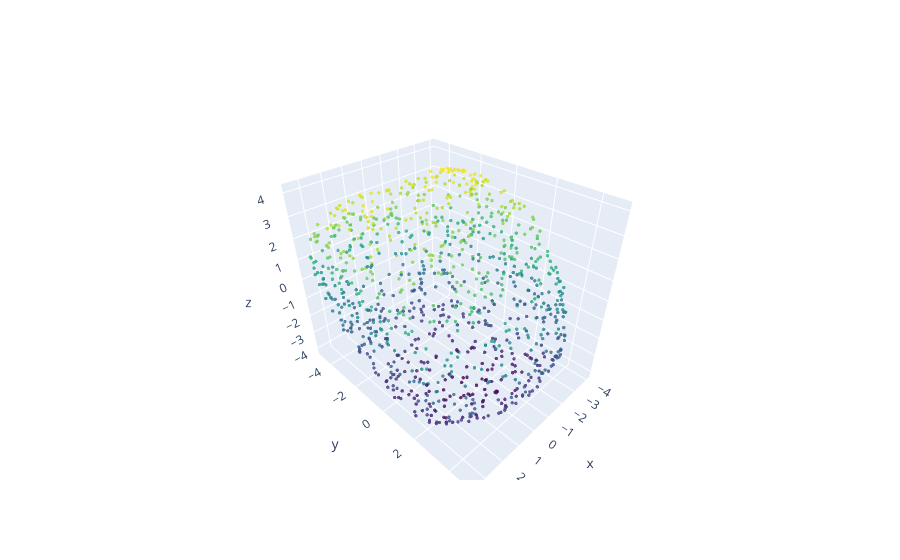

Notebook code cell kept with this figure:
### Code cell
pcd = o3d.io.read_point_cloud("/insomnia001/home/hy2897/data/mcc/ST28_emb2_2_2026_03_30__09_54_17/24.ply")
points = np.asarray(pcd.points)
fig = go.Figure(
    go.Scatter3d(
        x=points[:, 0],
        y=points[:, 1],
        z=points[:, 2],
        mode="markers",
        marker=dict(size=2, color = points[:, 2],colorscale="viridis", opacity=0.8)
    )
)

fig.update_layout(scene_aspectmode="data")
fig.show()

### Figure 1 — Plotly figure (JSON) as saved in the notebook; plotly's stock layout.template omitted (floating-point values rounded to 4 significant figures; data arrays with more than 128 entries replaced by an {"elided": "..."} marker saying what was removed)
{"data": [{"marker": {"color": {"elided": "1024 float values"}, "colorscale": [[0, "#440154"], [0.1111, "#482878"], [0.2222, "#3e4989"], [0.3333, "#31688e"], [0.4444, "#26828e"], [0.5556, "#1f9e89"], [0.6667, "#35b779"], [0.7778, "#6ece58"], [0.8889, "#b5de2b"], [1, "#fde725"]], "opacity": 0.8, "size": 2}, "mode": "markers", "type": "scatter3d", "x": {"elided": "1024 float values"}, "y": {"elided": "1024 float values"}, "z": {"elided": "1024 float values"}}], "layout": {"scene": {"aspectmode": "data"}}}
